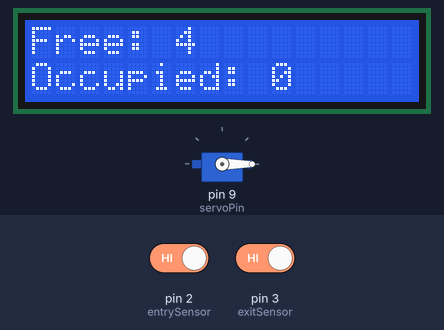
The sketch below on a simulated Arduino Uno, built with avr-gcc and run on an emulated ATmega328P. Shown: servo, 16×2 character LCD. Inputs (shaded band) come from the test bench; at power-on: pin 2 (entrySensor) HIGH, pin 3 (exitSensor) HIGH.

Above: at 1.2 s.
1.3 s: pin 2 (entrySensor) driven LOW
At 3.3 s:
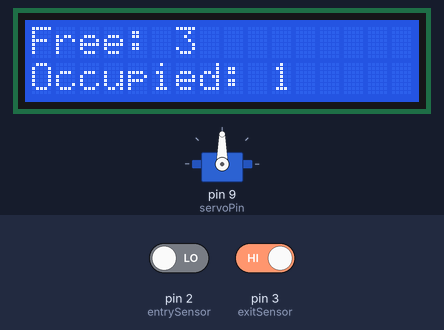
3.8 s: pin 2 (entrySensor) driven HIGH
At 4.9 s:
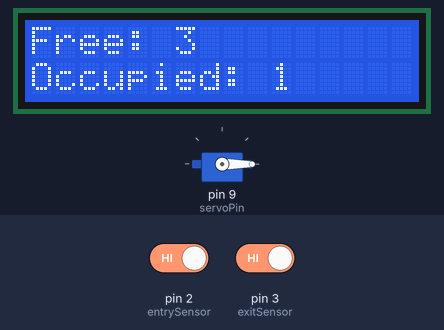
5.8 s: pin 3 (exitSensor) driven LOW
At 8.0 s:
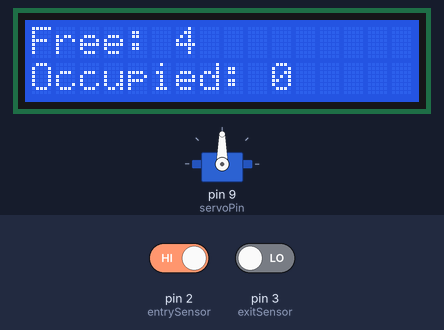
Timing chart, 0 to 10.3 s (numbered marks = the images above; inputs shaded):
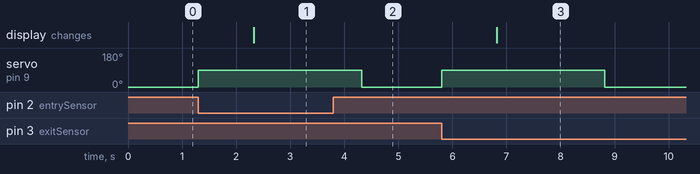

Measured:
- after the input at 1.3 s, servo on pin 9 (servoPin): 0° → 90° at once; the display: changes after 1.0 s (image 1)
- after the input at 3.8 s, servo on pin 9 (servoPin): goes on until 4.3 s, then stays 0°
- after the input at 5.8 s, servo on pin 9 (servoPin): 0° → 90° at once, → 0° 3.0 s later; the display: changes after 1.0 s (image 3)

The sketch:

smart_car_parking_system.ino
```cpp
#include <Wire.h>
#include <LiquidCrystal_I2C.h>
#include <Servo.h>

// Initialize LCD at I2C address 0x27 with 16 columns and 2 rows
LiquidCrystal_I2C lcd(0x27, 16, 2);
Servo gate;

const int entrySensor = 2;  // IR sensor at entry
const int exitSensor = 3;   // IR sensor at exit
const int servoPin = 9;     // Servo connected to pin 9

int totalSlots = 4;
int occupiedSlots = 0;

void setup() {
  pinMode(entrySensor, INPUT);
  pinMode(exitSensor, INPUT);

  gate.attach(servoPin);
  gate.write(0); // Initial closed position

  lcd.begin(16, 2);
  lcd.backlight();
  updateLCD();
}

void loop() {
  // Entry Detection
  if (digitalRead(entrySensor) == LOW) { // Assuming IR returns LOW when detects object
    if (occupiedSlots < totalSlots) {
      openGate();
      occupiedSlots++;
      updateLCD();
      delay(2000); // Wait for car to enter
      closeGate();
    } else {
      lcd.clear();
      lcd.setCursor(0, 0);
      lcd.print("Parking Full");
      delay(2000);
      updateLCD();
    }
  }

  // Exit Detection
  if (digitalRead(exitSensor) == LOW) {
    if (occupiedSlots > 0) {
      openGate();
      occupiedSlots--;
      updateLCD();
      delay(2000); // Wait for car to exit
      closeGate();
    }
  }
}

void updateLCD() {
  lcd.clear();
  lcd.setCursor(0, 0);
  lcd.print("Free: ");
  lcd.print(totalSlots - occupiedSlots);
  lcd.setCursor(0, 1);
  lcd.print("Occupied: ");
  lcd.print(occupiedSlots);
}

void openGate() {
  gate.write(90); // Open position
  delay(1000);
}

void closeGate() {
  gate.write(0); // Close position
  delay(1000);
}
```
